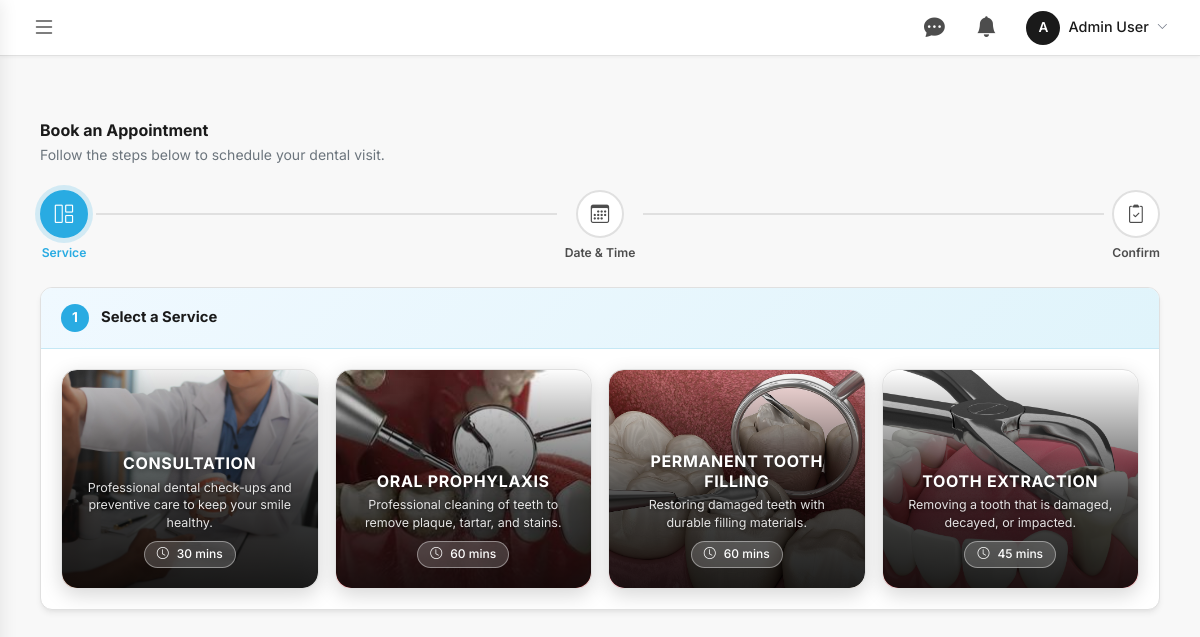
Screenshot of /patient/book-appointment.php (signed in) with the database file from the repository.
### tables this page shows
CREATE TABLE IF NOT EXISTS `services` (
  `service_id` INT(11) NOT NULL AUTO_INCREMENT,
  `service_name` VARCHAR(150) NOT NULL,
  `description` TEXT DEFAULT NULL,
  `duration_minutes` INT(11) NOT NULL DEFAULT 30,
  `is_active` TINYINT(1) NOT NULL DEFAULT 1,
  PRIMARY KEY (`service_id`)
);

### includes/session.php (called while the page is built, shortened)
<?php
class SessionManager {
    public static function getUser() {
        return [
            'user_id'         => $_SESSION['user_id'] ?? null,
            'fsuu_id'         => $_SESSION['fsuu_id'] ?? null,
            'email'           => $_SESSION['email'] ?? null,
            'first_name'      => $_SESSION['first_name'] ?? null,
            'last_name'       => $_SESSION['last_name'] ?? null,
            'contact_number'  => $_SESSION['contact_number'] ?? null,
            'role'            => $_SESSION['role'] ?? null,
            'profile_picture' => $_SESSION['profile_picture'] ?? null,
        ];
    }
}
?>

### patient/book-appointment.php (the view, shortened to what this page needs)
<?php
require_once '../includes/session.php';
$db = getDB();
$services_result = $db->query("SELECT * FROM services WHERE is_active = 1 ORDER BY service_name");
$services = $services_result->fetch_all(MYSQLI_ASSOC);
function serviceBgImage(string $name): string {
    $n = strtolower($name);
    if (str_contains($n, 'clean') || str_contains($n, 'prophyl'))  return '../img/cleaning.jpg';
    if (str_contains($n, 'consult') || str_contains($n, 'exam'))   return '../img/consultation.jpg';
    if (str_contains($n, 'extract') || str_contains($n, 'remov'))  return '../img/extractions.jpg';
    if (str_contains($n, 'fill') || str_contains($n, 'restor') || str_contains($n, 'pasta'))    return '../img/filling.jpg';
    return '';
}
?>
<!DOCTYPE html>
<html lang="en">
<head>
    <link href="https://cdn.jsdelivr.net/npm/bootstrap@5.1.3/dist/css/bootstrap.min.css" rel="stylesheet">
    <link rel="stylesheet" href="https://cdn.jsdelivr.net/npm/bootstrap-icons@1.8.1/font/bootstrap-icons.css">
    <link rel="stylesheet" href="https://cdn.jsdelivr.net/npm/fullcalendar@5.11.0/main.min.css">
    <link rel="stylesheet" href="../assets/css/style.css">
    <link rel="stylesheet" href="../assets/css/patient-dashboard.css">
    <link rel="stylesheet" href="../assets/css/patient-book-appointment.css?v=3">
</head>
<body>
<div class="dashboard-wrapper">
    <div class="main-content">
        <?php include '../includes/patient-topbar.php'; ?>
        <div class="container-fluid my-4">
            <div class="mb-4">
                <h4 class="fw-bold mb-1">Book an Appointment</h4>
                <p class="text-muted mb-0">Follow the steps below to schedule your dental visit.</p>
            </div>
            <div class="booking-steps mb-4">
                <div class="step active" id="step-dot-1">
                    <div class="step-circle"><i class="bi bi-grid-1x2"></i></div>
                    <span class="step-label">Service</span>
                </div>
                <div class="step-line"></div>
                <div class="step" id="step-dot-2">
                    <div class="step-circle"><i class="bi bi-calendar3"></i></div>
                    <span class="step-label">Date & Time</span>
                </div>
                <div class="step-line"></div>
                <div class="step" id="step-dot-3">
                    <div class="step-circle"><i class="bi bi-clipboard2-check"></i></div>
                    <span class="step-label">Confirm</span>
                </div>
            </div>
            <div class="row g-4">
                <div class="col-lg-8" id="panelCol">
                    <div class="booking-panel" id="step1">
                        <div class="booking-panel-header">
                            <span class="step-badge">1</span>
                            <h5 class="mb-0">Select a Service</h5>
                        </div>
                        <div class="booking-panel-body">
                            <?php if (empty($services)): ?>
                                <div class="text-center py-4 text-muted">
                                    <i class="bi bi-exclamation-circle fs-2 d-block mb-2"></i>
                                    No services are currently available.
                                </div>
                            <?php else: ?>
                            <div class="row g-3" id="servicesGrid">
                                <?php foreach ($services as $svc):
                                    $bgImg = serviceBgImage($svc['service_name']);
                                    $bgStyle = $bgImg ? "style=\"background-image:url('{$bgImg}')\"" : '';
                                    $hasBg = $bgImg ? ' has-bg-image' : '';
                                ?>
                                <div class="col-6 col-md-3">
                                    <div class="service-card<?php echo $hasBg; ?>"
                                         data-service-id="<?php echo $svc['service_id']; ?>"
                                         data-service-name="<?php echo htmlspecialchars($svc['service_name']); ?>"
                                         data-service-duration="<?php echo $svc['duration_minutes']; ?>"
                                         <?php echo $bgStyle; ?>>
                                        <?php if ($bgImg): ?>
                                        <div class="service-card-overlay"></div>
                                        <?php endif; ?>
                                        <h6 class="service-card-title"><?php echo htmlspecialchars($svc['service_name']); ?></h6>
                                        <p class="service-card-desc"><?php echo htmlspecialchars($svc['description'] ?? ''); ?></p>
                                        <span class="service-card-duration">
                                            <i class="bi bi-clock me-1"></i><?php echo $svc['duration_minutes']; ?> mins
                                        </span>
                                    </div>
                                </div>
                                <?php endforeach; ?>
                            </div>
                            <?php endif; ?>
                        </div>
                    </div>
                </div>
            </div>
        </div>
    </div>
</div>
</body>
</html>

### includes/patient-topbar.php (shortened to what this page needs)
<div class="patient-topbar">
    <button class="sidebar-toggle-btn" id="sidebarToggleBtn" aria-label="Toggle navigation">
        <i class="bi bi-list"></i>
    </button>
    <div class="patient-topbar-inner">
        <div class="pt-notif-wrapper" id="ptMsgWrapper">
            <button class="pt-notif-btn" id="ptMsgBtn" title="Messages" aria-label="Messages">
                <i class="bi bi-chat-dots-fill"></i>
            </button>
        </div>
        <div class="pt-notif-wrapper" id="ptNotifWrapper">
            <button class="pt-notif-btn" id="ptNotifBtn" title="Notifications" aria-label="Notifications">
                <i class="bi bi-bell-fill"></i>
            </button>
        </div>
        <?php
            $ptUser     = SessionManager::getUser();
            $ptFullName = htmlspecialchars(($ptUser['first_name'] ?? '') . ' ' . ($ptUser['last_name'] ?? ''));
            $ptAvatar   = !empty($ptUser['profile_picture'])
                ? '../' . htmlspecialchars($ptUser['profile_picture'])
                : null;
        ?>
        <div class="topbar-user-wrapper" id="ptTopbarUserWrapper">
            <button class="topbar-user-btn" id="ptTopbarUserBtn" aria-label="User menu">
                <?php if ($ptAvatar): ?>
                    <img src="<?= $ptAvatar ?>?v=<?= time() ?>" alt="Avatar" class="topbar-user-avatar">
                <?php else: ?>
                    <span class="topbar-user-initials">
                        <?= strtoupper(substr($ptUser['first_name'] ?? 'P', 0, 1)) ?>
                    </span>
                <?php endif; ?>
                <span class="topbar-user-name"><?= $ptFullName ?></span>
                <i class="bi bi-chevron-down topbar-user-chevron"></i>
            </button>
        </div>
    </div>
</div>

### assets/css/style.css (style rules this page uses)
:root { --primary-color: #29ABE2; --primary-color-hover: #1C9DD6; --secondary-bg: #F8F8F8; --primary-text: #1A1A1A; --accent-color: #E0F4FB; --bg-white: #FFFFFF; --text-light: #4D4D4D; --text-muted: #4D4D4D; --border-color: #E0E0E0; --sidebar-dark: #1A1A1A; --sidebar-text: #4D4D4D; --sidebar-active: #29ABE2; --teal: #29ABE2; --teal-hover: #1C9DD6; --teal-light: #E0F4FB; --card-shadow: 0 4px 6px -1px rgb(0 0 0 / 0.07), 0 2px 4px -2px rgb(0 0 0 / 0.05); --card-shadow-hover: 0 10px 15px -3px rgb(0 0 0 / 0.08), 0 4px 6px -4px rgb(0 0 0 / 0.05); --fs-xs: 0.7rem; --fs-sm: 0.8rem; --fs-base: 0.875rem; --fs-md: 0.95rem; --fs-lg: 1.1rem; --fs-xl: 1.35rem; --fs-2xl: 1.6rem; --fw-normal: 400; --fw-medium: 500; --fw-semi: 600; --fw-bold: 700; }
*, *::before, *::after { box-sizing: border-box; }
body { font-family: 'Inter', system-ui, -apple-system, sans-serif; font-size: var(--fs-base); background-color: #F8F8F8; color: var(--primary-text); line-height: 1.55; -webkit-font-smoothing: antialiased; }
h1, h2, h3, h4, h5, h6 { font-family: 'Inter', system-ui, sans-serif; line-height: 1.25; color: var(--primary-text); margin-top: 0; }
h4 { font-size: 1rem; font-weight: var(--fw-bold); }
h5 { font-size: 0.925rem; font-weight: var(--fw-bold); }
h6 { font-size: var(--fs-xs); font-weight: var(--fw-semi); color: var(--text-light); letter-spacing: 0.06em; text-transform: uppercase; }

### assets/css/patient-dashboard.css (style rules this page uses)
body { background-color: var(--bg-white); margin: 0; overflow-x: hidden; color: var(--primary-text); }
.dashboard-wrapper { display: flex; min-height: 100vh; }
.main-content { flex-grow: 1; margin-left: 0; padding: 2.5rem; width: 100%; background-color: #F8F8F8; }
.service-card { transition: all 0.2s cubic-bezier(0.4, 0, 0.2, 1); border: 1px solid var(--border-color) !important; border-radius: 12px; }
.patient-topbar { position: fixed; top: 0; right: 0; left: 0; height: 56px; background: #fff; border-bottom: 1px solid #E0E0E0; z-index: 900; display: flex; align-items: center; justify-content: flex-start; padding: 0 1.5rem; box-shadow: 0 1px 4px rgba(0,0,0,0.06); }
.main-content { padding-top: calc(2.5rem + 56px) !important; }
.patient-topbar-inner { display: flex; align-items: center; gap: 0.75rem; margin-left: auto; }
.pt-notif-btn { position: relative; background: none; border: none; cursor: pointer; font-size: 1.3rem; color: #4D4D4D; width: 40px; height: 40px; border-radius: 50%; display: flex; align-items: center; justify-content: center; transition: background 0.15s, color 0.15s; }
.pt-notif-wrapper { position: relative; }
.sidebar-toggle-btn { display: flex !important; background: none; border: none; color: #4D4D4D; font-size: 1.5rem; width: 40px; height: 40px; align-items: center; justify-content: center; border-radius: 8px; cursor: pointer; flex-shrink: 0; transition: background 0.15s, color 0.15s; padding: 0; }
.topbar-user-wrapper { position: relative; }
.topbar-user-btn { display: flex; align-items: center; gap: 0.5rem; background: none; border: none; cursor: pointer; padding: 0.3rem 0.5rem; border-radius: 8px; transition: background 0.15s; color: #1A1A1A; }
.topbar-user-initials { width: 34px; height: 34px; border-radius: 50%; background: #1A1A1A; color: #fff; display: flex; align-items: center; justify-content: center; font-size: 0.85rem; font-weight: 600; flex-shrink: 0; }
.topbar-user-name { font-size: 0.9rem; font-weight: 500; color: #1A1A1A; white-space: nowrap; }
.topbar-user-chevron { font-size: 0.7rem; color: #6b7280; transition: transform 0.2s; }

### rows the page displays
services: shows a picture, service_name "CONSULTATION", description "Professional dental check-ups and preventive care to keep your smile healthy.", duration_minutes "30"
services: shows a picture, service_name "ORAL PROPHYLAXIS", description "Professional cleaning of teeth to remove plaque, tartar, and stains.", duration_minutes "60"
services: shows a picture, service_name "PERMANENT TOOTH FILLING", description "Restoring damaged teeth with durable filling materials.", duration_minutes "60"
services: shows a picture, service_name "TOOTH EXTRACTION", description "Removing a tooth that is damaged, decayed, or impacted.", duration_minutes "45"

### other values shown
substr($ptUser['first_name'] ?? 'P', 0, 1) "A"
$ptFullName "Admin User"
